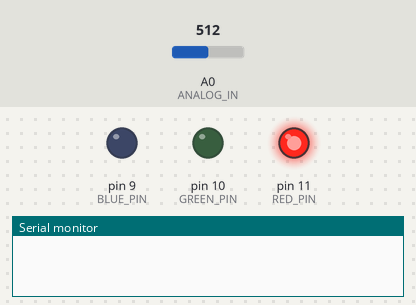
Bench run of a sketch on a simulated Arduino Uno, built with avr-gcc and run on an emulated ATmega328P. Shown: output pins drawn as LEDs (lit = HIGH), the last lines printed to the serial monitor. The test bench sets the inputs (shaded band); at power-on: A0 (ANALOG_IN) = 512.

Above: at 1.2 s.
1.3 s: A0 (ANALOG_IN) set to 495
At 1.9 s:
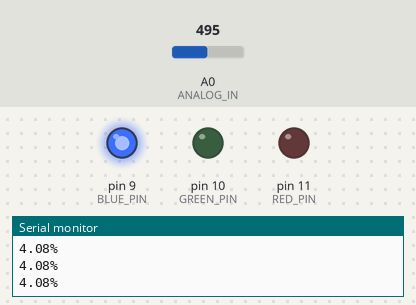
2.8 s: A0 (ANALOG_IN) set to 456
4.3 s: A0 (ANALOG_IN) set to 431
At 4.8 s:
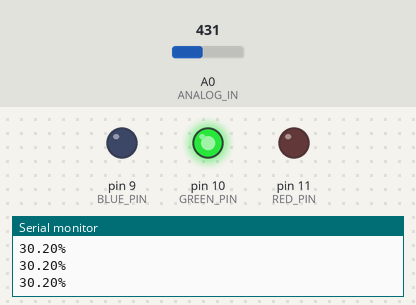
5.8 s: A0 (ANALOG_IN) set to 511
At 6.3 s:
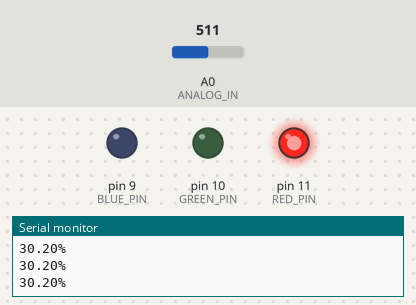
7.3 s: A0 (ANALOG_IN) set to 306
At 8.7 s:
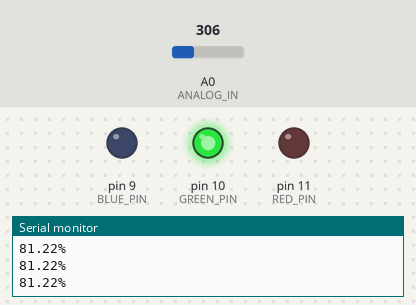
Timing chart, 0 to 9.8 s (numbered marks = the images above; inputs shaded):
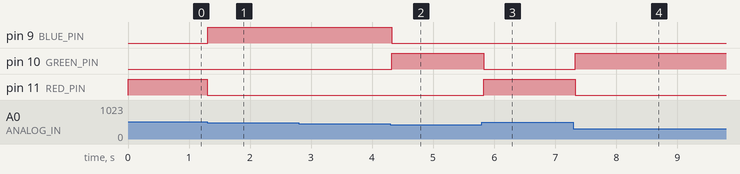

The sketch:

smart_pot_led.ino
```cpp
#define RED_PIN   (11)
#define GREEN_PIN (10)
#define BLUE_PIN  (9)
#define ANALOG_IN (A0)

#define AIR (505)
#define WATER (260)
#define INTERVAL (AIR - WATER)

int soil_value = 0;

void setup() {
  Serial.begin(9600);

  pinMode(RED_PIN,  OUTPUT);
  pinMode(GREEN_PIN, OUTPUT);
  pinMode(BLUE_PIN, OUTPUT);
}

void loop() {
  soil_value = checkSoil();
  if(soil_value == -1 || soil_value > 100){
    setColor(0xFF,0x00,0x00);
  }else if(soil_value < 25){
    setColor(0x00,0x00,0xFF);
  }else {
    setColor(0x00,0xFF,0x00);
  }
  delay(100);
}

int checkSoil(void) {
  double val = 0;
  int soilMoistureValue = analogRead(ANALOG_IN);

  val = (AIR - soilMoistureValue);
  if(val < 0) return -1;

  val /= INTERVAL;
  val *= 100;

  Serial.print(val);
  Serial.println("%");
  return val;
}

void setColor(int R, int G,  int B) {
  analogWrite(RED_PIN, R);
  analogWrite(GREEN_PIN, G);
  analogWrite(BLUE_PIN, B);
}
```

Measured:
- the behaviour switches between 506 and 505 on A0 (ANALOG_IN) (found by bisection; images 0 and 1)
- the behaviour switches between 444 and 443 on A0 (ANALOG_IN) (found by bisection; images 1 and 2)
- after the input at 1.3 s, pin 9 (BLUE_PIN): LOW → HIGH at once; pin 11 (RED_PIN): HIGH → LOW at once
- after the input at 4.3 s, pin 9 (BLUE_PIN): HIGH → LOW at once; pin 10 (GREEN_PIN): LOW → HIGH at once
- after the input at 5.8 s, pin 10 (GREEN_PIN): HIGH → LOW at once; pin 11 (RED_PIN): LOW → HIGH at once
- after the input at 7.3 s, pin 10 (GREEN_PIN): LOW → HIGH at once; pin 11 (RED_PIN): HIGH → LOW at once
